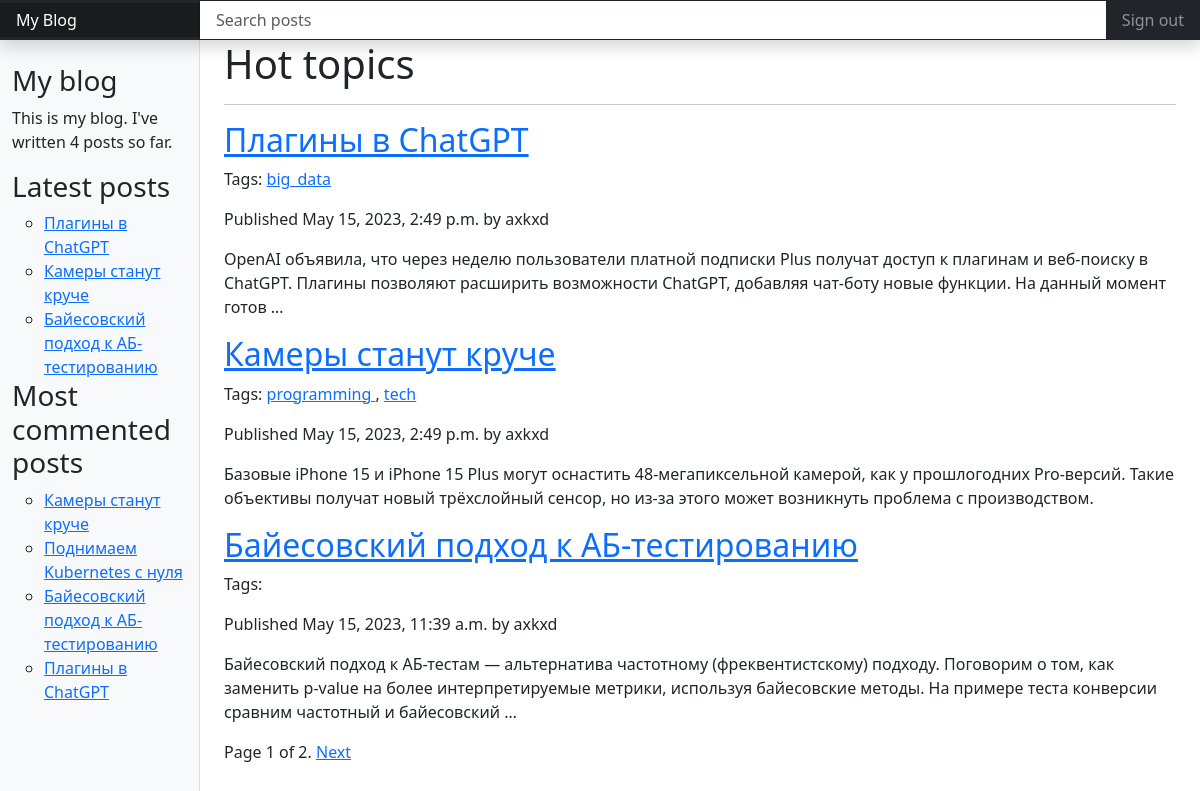
/blog/, run on an earlier commit of the app's database.
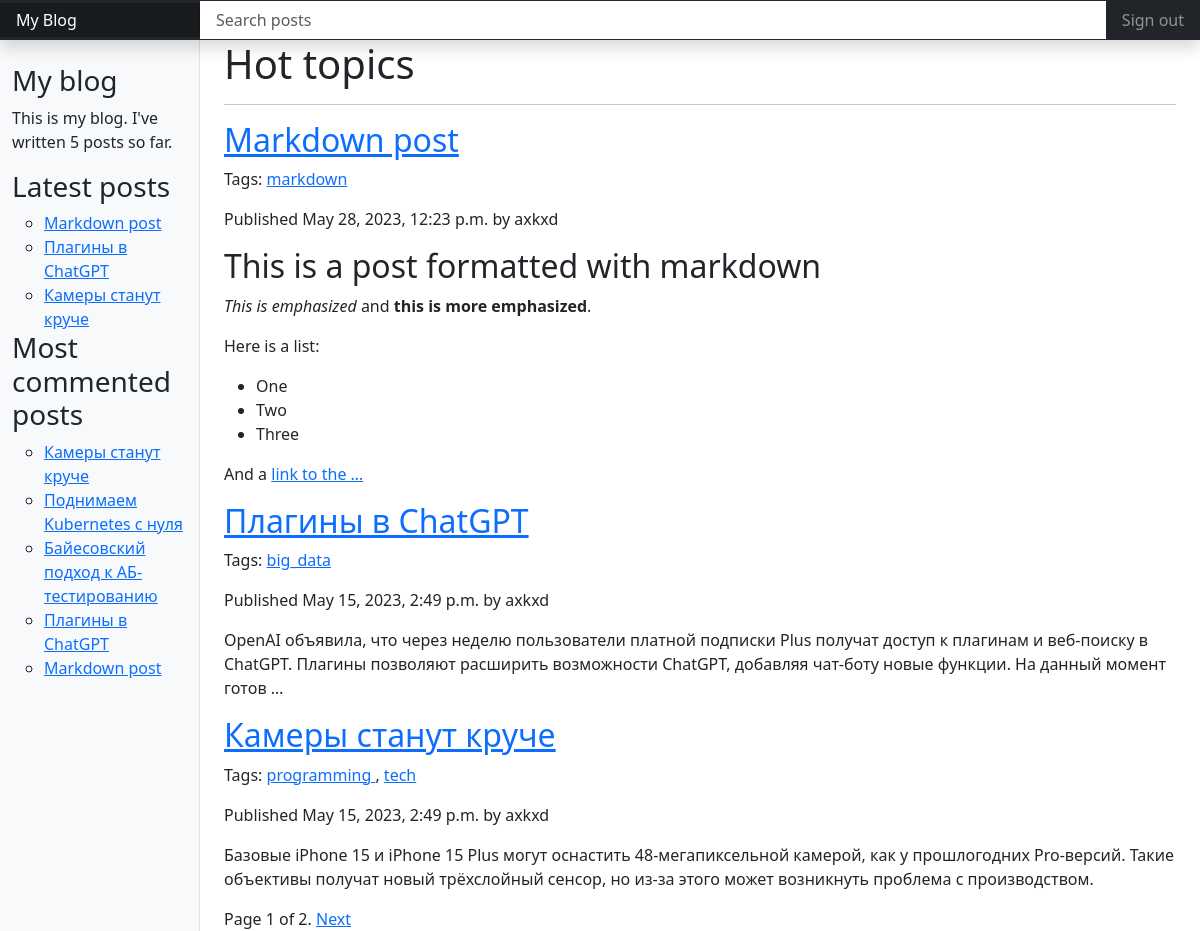
And on a later commit of the database.
### blog/models.py (models this page shows, shortened)
class Post(models.Model):
    STATUS_CHOICES = (
        ('draft', 'Draft'),
        ('published', 'Published'),
    )
    title = models.CharField(max_length=250)
    slug = models.SlugField(max_length=250, unique_for_date='publish')
    author = models.ForeignKey(User, on_delete=models.CASCADE, related_name='blog_posts')
    body = models.TextField()
    publish = models.DateTimeField(default=timezone.now)
    created = models.DateTimeField(auto_now_add=True)
    updated = models.DateTimeField(auto_now=True)
    status = models.CharField(max_length=10, choices=STATUS_CHOICES, default='draft')
    tags = TaggableManager()
    class Meta:
        ordering = ('-publish',)
    def get_absolute_url(self):
        return reverse('blog:post_detail',
                       args=[self.publish.year,
                             self.publish.strftime('%m'),
                             self.publish.strftime('%d'),
                             self.slug])

### blog/views.py (the view)
# urls.py: path('', PostListView.as_view(), name='post_list'),
class PostListView(View):
    def get(self, request, tag_slug=None):
        object_list = Post.objects.filter(status='published')
        tag = None
        if tag_slug:
            tag = get_object_or_404(Tag, slug=tag_slug)
            object_list = object_list.filter(tags__in=[tag])
        paginator = Paginator(object_list, 3)
        page = request.GET.get('page')
        try:
            posts = paginator.page(page)
        except PageNotAnInteger:
            posts = paginator.page(1)
        except EmptyPage:
            posts = paginator.page(paginator.num_pages)
        return render(request, 'blog/post/list.html', {'page': page, 'posts': posts, 'tag': tag})

### blog/templatetags/blog_tags.py (called while the page is built)
@register.simple_tag
def total_posts():
    return Post.objects.filter(status='published').count()

@register.inclusion_tag('blog/post/latest_posts.html')
def show_latest_posts(count=5):
    latest_posts = Post.objects.filter(status='published').order_by('-publish')[:count]
    return {'latest_posts': latest_posts}

@register.simple_tag
def get_most_commented_posts(count=5):
    return Post.objects.filter(status='published').annotate(total_comments=Count('comments')).order_by('-total_comments')[:count]

@register.filter(name='markdown')
def markdown_format(text):
    return mark_safe(markdown.markdown(text))

### blog/templates/blog/post/list.html (shortened to what this page needs)
{% extends "blog/base.html" %}
{% load blog_tags %}
{% block content %}
    <h1>Hot topics</h1>
    <hr>
    {% for post in posts %}
        <h2>
            <a href="{{ post.get_absolute_url }}">{{ post.title }}</a>
        </h2>
        <p class="tags">
            Tags:
            {% for tag in post.tags.all %}
                <a href="{% url 'blog:post_list_by_tag' tag.slug %}">
                    {{ tag.name }}
                </a>
                {% if not forloop.last %}, {% endif %}
            {% endfor %}
        </p>
        <p class="date">
            Published {{ post.publish }} by {{ post.author }}
        </p>
        {{ post.body|markdown|truncatewords:30 }}
    {% endfor %}
    {% include "pagination.html" with page=posts %}
{% endblock %}

### blog/templates/blog/base.html (shortened to what this page needs)
{% load blog_tags %}
<!DOCTYPE html>
<html lang="ru">
<head>
    <link rel="stylesheet" href="https://cdn.jsdelivr.net/npm/bootstrap@4.6.2/dist/css/bootstrap.min.css">
    {% load static %}
    <link rel="stylesheet" href="{% static 'css/blog.css' %}">
</head>
<body>
    <header class="navbar navbar-dark sticky-top bg-dark flex-md-nowrap p-0 shadow">
        <a class="navbar-brand col-md-3 col-lg-2 me-0 px-3 fs-6" href="#">My Blog</a>
        <input class="form-control form-control-dark w-100 rounded-0 border-0" type="text" placeholder="Search posts" aria-label="Search">
        <div class="navbar-nav">
            <div class="nav-item text-nowrap">
            <a class="nav-link px-3" href="#">Sign out</a>
            </div>
        </div>
    </header>
    <div class="container-fluid">
        <div class="row">
            <nav id="sidebarMenu" class="col-md-3 col-lg-2 d-md-block bg-body-tertiary sidebar collapse">
                <div class="position-sticky pt-3 sidebar-sticky">
                    <ul class="nav flex-column">
                        <h3>My blog</h3>
                        <p>This is my blog. I've written {% total_posts %} posts so far.</p>
                        <h3>Latest posts</h3>
                        {% show_latest_posts 3 %}
                        <h3>Most commented posts</h3>
                        {% get_most_commented_posts as most_commented_posts %}
                        <ul>
                            {% for post in most_commented_posts %}
                            <li>
                                <a href="{{ post.get_absolute_url }}">{{ post.title }}</a>
                            </li>
                            {% endfor %}
                        </ul>
                    </ul>
                </div>
            </nav>
        </div>
    </div>
    <main class="col-md-9 ms-sm-auto col-lg-10 px-md-4">
        {% block content %}
        {% endblock %}
    </main>
</body>
</html>

### blog/templates/blog/post/latest_posts.html
<ul>
    {% for post in latest_posts %}
    <li>
        <a href="{{ post.get_absolute_url }}">{{ post.title }}</a>
    </li>
    {% endfor %}
</ul>

### blog/templates/pagination.html (shortened to what this page needs)
<div class="pagination">
    <span class="step-links">
        <span class="current">
            Page {{ page.number }} of {{ page.paginator.num_pages }}.
        </span>
        {% if page.has_next %}
            <a href="?page={{ page.next_page_number }}">Next</a>
        {% endif %}
    </span>
</div>

What changed in the data, as far as the page shows it:
no longer on one of the page's lists (row unchanged): Post: title "Байесовский подход к АБ-тестированию", publish "May 15, 2023, 11:39 a.m.", author "axkxd", body "Байесовский подход к АБ-тестам — альтернатива частотному (фреквентистскому) подходу. Поговорим о том, как заменить p-value на более интерпретируемые метрики, используя байесовские методы. На примере теста конверсии сравним частотный и байесовский …"
added Post: title "Markdown post", publish "May 28, 2023, 12:23 p.m.", author "axkxd", body "This is a post formatted with markdown This is emphasized and this is more emphasized . Here is a list: One Two Three And a link to the …"
added Tag: name "markdown", shown under "Markdown post"
Also different on the page:
text no longer shown: "4"
text now shown: "5"
